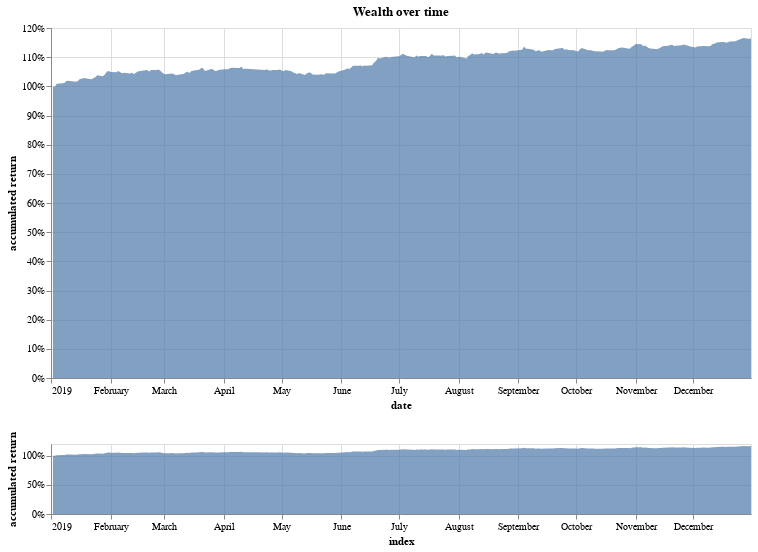

Write notebook code for a chart like this one.
### Markdown cell above
When done, the backtester returns a balance sheet with the daily returns and wealth values. Pass this balance dataframe to 
the functions *returns_chart*, *returns_histogram* and *monthly_returns_heatmap* for better visualization.

### Code cell
returns_chart(bt.balance)

### Figure 1 — Vega-Lite specification as saved in the notebook (floating-point values rounded to 4 significant figures; data arrays with more than 128 entries replaced by an {"elided": "..."} marker saying what was removed)
{"$schema": "https://vega.github.io/schema/vega-lite/v3.4.0.json", "config": {"mark": {"tooltip": null}, "view": {"height": 300, "width": 400}}, "data": {"name": "data-ef5050b5e3116916582ad77761dab043"}, "datasets": {"data-ef5050b5e3116916582ad77761dab043": {"elided": "253 records"}}, "vconcat": [{"height": 350, "layer": [{"encoding": {"opacity": {"value": 0}, "x": {"field": "index", "type": "temporal"}}, "mark": "point", "selection": {"selector002": {"empty": "none", "fields": ["index"], "nearest": true, "on": "mouseover", "type": "single"}}}, {"encoding": {"opacity": {"condition": {"selection": "selector002", "value": 1}, "value": 0}, "x": {"field": "index", "type": "temporal"}, "y": {"axis": {"format": "%"}, "field": "accumulated return", "type": "quantitative"}}, "mark": "point"}, {"encoding": {"text": {"condition": {"field": "accumulated return", "format": ".2%", "selection": "selector002", "type": "quantitative"}, "value": " "}, "x": {"field": "index", "type": "temporal"}, "y": {"axis": {"format": "%"}, "field": "accumulated return", "type": "quantitative"}}, "mark": {"align": "left", "dx": 5, "dy": -5, "type": "text"}}, {"encoding": {"x": {"axis": {"title": "date"}, "field": "index", "scale": {"domain": {"selection": "selector001"}}, "type": "temporal"}, "y": {"axis": {"format": "%"}, "field": "accumulated return", "type": "quantitative"}}, "mark": {"opacity": 0.7, "type": "area"}}], "title": "Wealth over time", "width": 700}, {"encoding": {"x": {"field": "index", "type": "temporal"}, "y": {"axis": {"format": "%"}, "field": "accumulated return", "type": "quantitative"}}, "height": 70, "mark": {"opacity": 0.7, "type": "area"}, "selection": {"selector001": {"encodings": ["x"], "type": "interval"}}, "width": 700}]}
